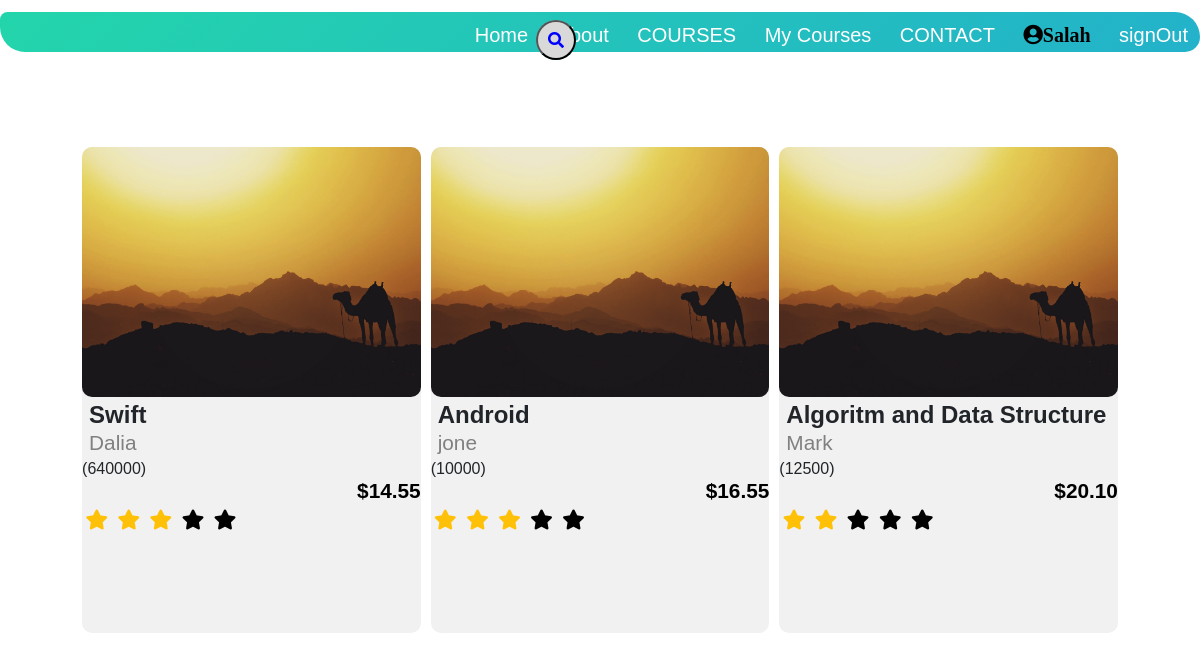
Screenshot of /myCourses.php (signed in) with the database file from the repository.
### tables this page shows
CREATE TABLE `usercourse` (
  `userid` int(255) NOT NULL,
  `username` varchar(255) NOT NULL,
  `courseName` varchar(255) NOT NULL,
  `courseId` int(255) NOT NULL
);

CREATE TABLE `course` (
  `courseId` int(255) NOT NULL,
  `courseName` varchar(255) NOT NULL,
  `coursePrice` varchar(255) NOT NULL,
  `enrolledSid` varchar(255) NOT NULL,
  `description` varchar(255) NOT NULL,
  `instructorName` varchar(255) NOT NULL,
  `image` varchar(255) NOT NULL
);

CREATE TABLE `ratings` (
  `courseid` int(11) NOT NULL,
  `star1` int(200) NOT NULL,
  `star2` int(200) NOT NULL,
  `star3` int(200) NOT NULL,
  `star4` int(200) NOT NULL,
  `star5` int(200) NOT NULL,
  `TNOR` varchar(255) GENERATED ALWAYS AS (`star1` + `star2` + `star3` + `star4` + `star5`) VIRTUAL,
  `Total` varchar(16) GENERATED ALWAYS AS ((`star1` * 1 + `star2` * 2 + `star3` * 3 + `star4` * 4 + `star5` * 5) / (`star1` + `star2` + `star3` + `star4` + `star5`)) VIRTUAL
);

### myCourses.php (the view, shortened to what this page needs)
<!DOCTYPE html>
<html>
<head>
    <link rel="stylesheet" href="courseStyle.css">
    <link rel="stylesheet" href="search.css">
    <link rel="stylesheet" href="https://maxcdn.bootstrapcdn.com/bootstrap/4.0.0/css/bootstrap.min.css">
    <link rel="stylesheet" href="https://pro.fontawesome.com/releases/v5.10.0/css/all.css"/>
</head>
<body>
<nav>
    <div class="topnav">
 <ul>
                <li><a href="index.php">Home</a></li>
                <li><a href="">About</a></li>
                <li><a href="courses.php">COURSES</a></li>
                <li><a href="myCourses.php">My Courses</a></li>
                <li><a href="">CONTACT</a></li>
                <li><a href="profile.php"><i class="fa fa-user-circle"><?php echo $_SESSION['username'];?></i></a></li>
                <li><a href="signOut.php">signOut</a></li>
            </ul>
</div>
<form method="post">
<div class="searchBox">
            <button class="searchButton" href="#"type="submit" name="submit" value = "Search">
                <i class="fa fa-search" aria-hidden="true"></i>
            </button>
          </div>
  </form>
</nav>
   <section class="course">
    <div class="row">
    <?php
     $servername = "localhost";
        $username ="root";
        $password = "";
        $DB = "webdatabase";
        $conn = mysqli_connect($servername,$username,$password,$DB);
            $sql= "SELECT courseId FROM userCourse WHERE userid = '".$_SESSION['userid'].
            "'";
            $result=mysqli_query($conn,$sql);
            while($row=mysqli_fetch_array($result)){
            $sql2= "SELECT * FROM course Where courseId = '".$row['courseId']."'";
            $result2=mysqli_query($conn,$sql2);
            if($row2=mysqli_fetch_array($result2)){
                ?>
                 <div class="Course-col">
                  <img src="<?php echo $row2['image']; ?>" height="250px" width="400px">
                  <span class="coursename"><?php echo $row2['courseName']; ?></span><br>
                  <span class="instName"> <?php echo $row2['instructorName']; ?></span><br>
                  <?php echo "(".$row2['enrolledSid'].")"; ?><br>
                 <span class="price"><?php echo "$".$row2['coursePrice']; ?></span><br>
                <a href="index2.php?id=<?php echo $row['courseId'];?>"><div class="star">
                  <?php
                  $sql3= "SELECT * FROM ratings Where courseid = '".$row['courseId']."'";
                  $result3=mysqli_query($conn,$sql3);
                   if($row3=mysqli_fetch_array($result3)){
                    for($star = 1; $star <= 5; $star++)
                      {
                          $class_name = '';
                          if($row3['Total'] >= $star)
                          {
                               $class_name = 'text-warning';
                          }
                          else
                          {
                               $class_name = 'star-light';
                            }
                            ?>
                            <i class='fas fa-star <?php echo $class_name ?> mr-1'></i>
                            <?php
                        }
                   }
                  ?>
                 </div></a>
                  <br>
              </div>
              <?php
            }
        }
     ?>
 </div>
</section>

### courseStyle.css (style rules this page uses)
* { margin: 0; padding: 0; font-family: 'Poppins', sans-serif; }
.course { width: 90%; margin: auto; padding-top: 90px; display: flex; justify-content: center; align-items: center; }
.row { margin-top: 5%; display: flex; justify-content: center; align-items: center; flex-wrap: wrap; flex: 1 0 21%; margin: 5px; height: 100px; }
.row a { color: black; text-decoration: none; font-size: 20px; }
.Course-col { margin-left: 5px; margin-right: 5px; flex-basis: 21%; background: #F1F1F1; border-radius: 10px; margin-bottom: 5%; box-sizing: border-box; height: auto; width: auto; transition: 0.5s; }
.Course-col img { margin: 0; border-radius: 10px; width:100%; padding: 0; }
.coursename { margin-left:7px; font-weight: bold; font-size:1.5em; }
.instName { margin-left:7px; color: gray; font-size:1.3em; line-height: 0.5px; }
.price { margin-left:275px; font-weight: 600; color: black; font-size:1.3em; line-height: 0.5px; }
.star { margin-left: 1%; margin-bottom: 20%; }

### search.css (style rules this page uses)
body { margin: 0; font-family: Arial, Helvetica, sans-serif; }
.searchBox { position: absolute; top: 2.5%; left: 48%; transform: translate(-100%,0%); background: #7AD3DC; height: 40px; border-radius: 40px; }
.searchButton { color: white; float: right; width: 40px; height: 40px; border-radius: 50%; background: #D9D9DA; display: flex; justify-content: center; align-items: center; transition: 0.4s; }
.fa-search { color: blue; }
.topnav { flex: 1; text-align: right; margin-top: 1%; border-radius: 15px 50px 30px; background: linear-gradient(-45deg, #ee7752, #e73c7e, #23a6d5, #23d5ab); background-size: 400% 400%; animation: gradient 13s ease infinite; height: 5vh; }
.topnav ul li { list-style: none; display: inline-block; padding: 8px 12px; position: relative; }
.topnav ul li a { color: white; text-decoration: none; font-size: 20px; }
.topnav ul li::after { content: ''; width: 0%; height: 2px;background: #2BCBE4; display: block; margin: auto; transition: 0.5s; }
.fa-user-circle { color:black; }

### rows the page displays
usercourse: courseId.image (picture), courseId.courseName "Swift", courseId.instructorName "Dalia", courseId.enrolledSid "640000", courseId.coursePrice "14.55"
usercourse: courseId.image (picture), courseId.courseName "Android", courseId.instructorName "jone", courseId.enrolledSid "10000", courseId.coursePrice "16.55"
usercourse: courseId.image (picture), courseId.courseName "Algoritm and Data Structure", courseId.instructorName "Mark", courseId.enrolledSid "12500", courseId.coursePrice "20.10"

### other values shown
$_SESSION['username'] "Salah"
